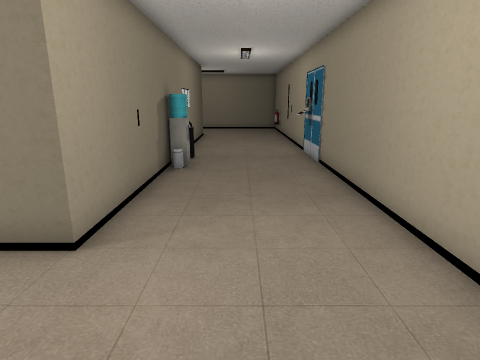
[1] (above)

16 first-person views from a walk through a Unity game level. The camera is 1.3 m above the floor, tilts 14° down and sees 75° across. The floor is counted in squares, 0.56 m on a side. Each view is taken from the middle of a square. On the plan, view 1 faces up. The plan holds only what a view shows up to about 19 squares ahead; the rest is blank. The player character is not drawn. Some animated figures are left out.

[2]
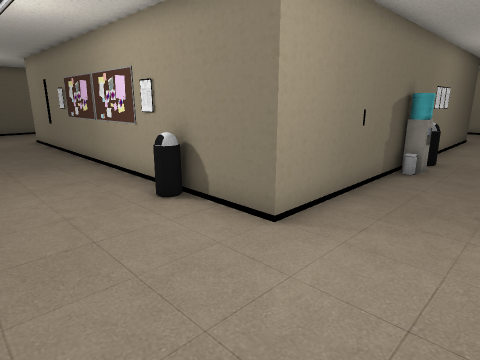

[3]
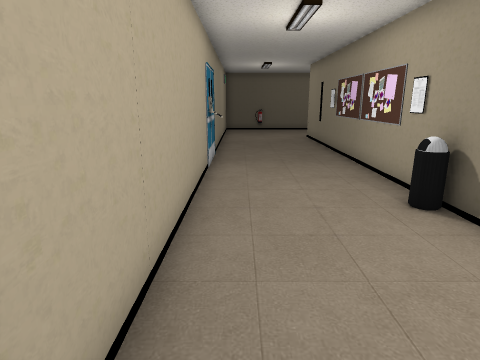

[4]
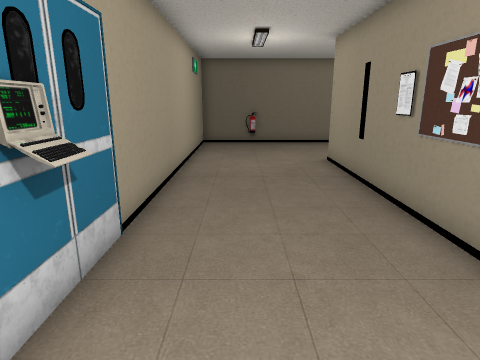

[5]
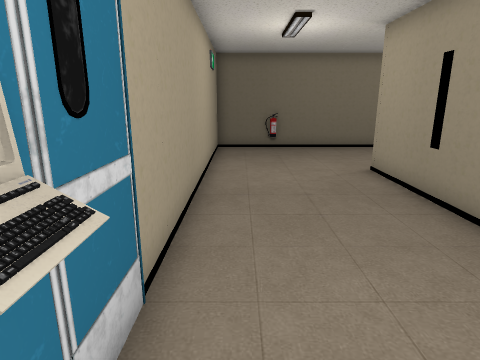

[6]
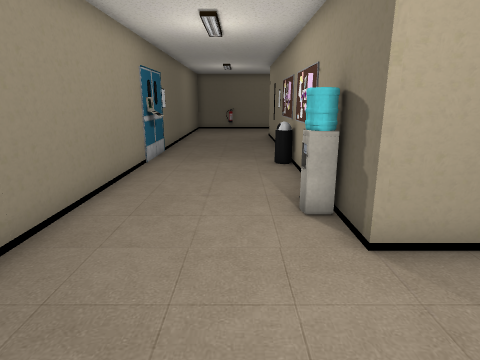

[7]
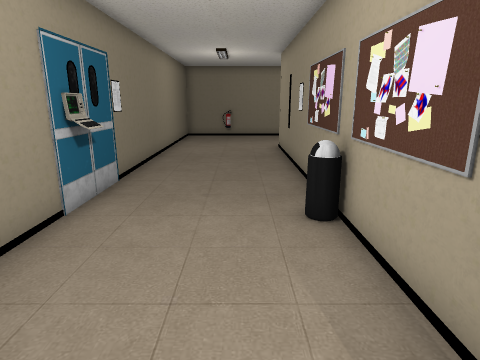

[8]
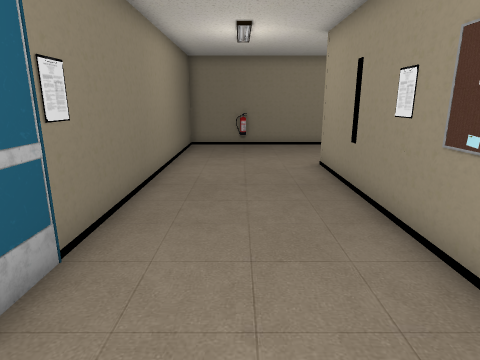

[9]
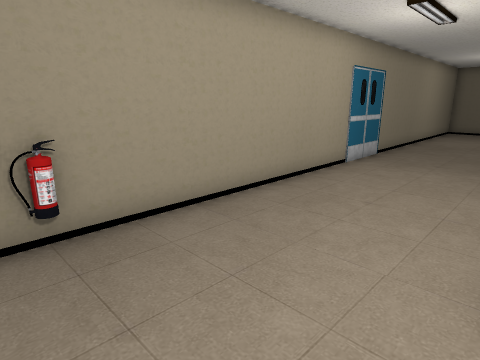

[10]
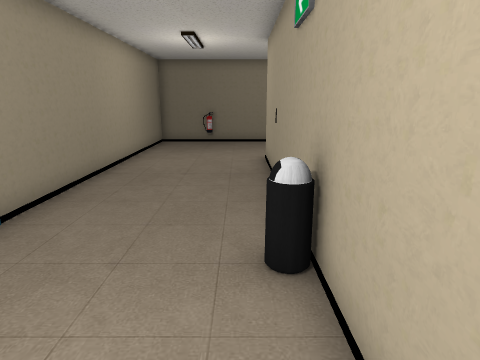

[11]
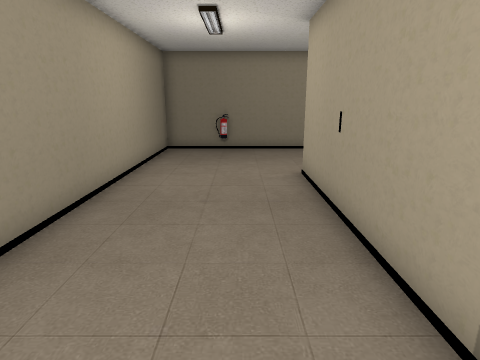

[12]
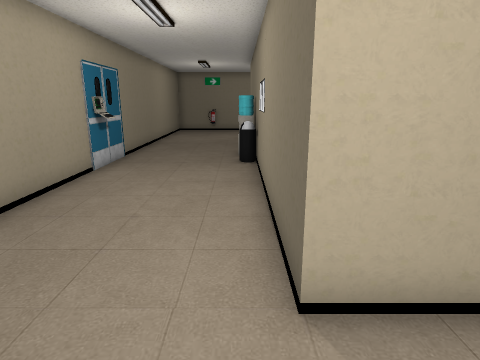

[13]
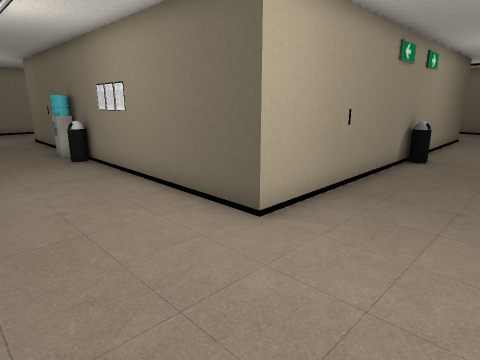

[14]
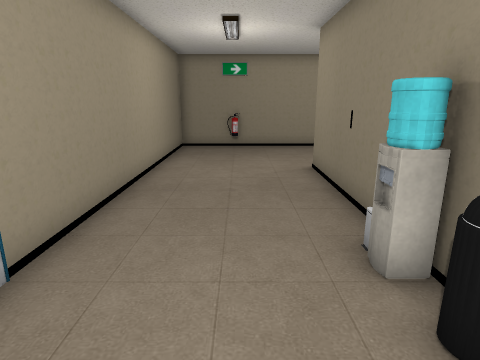

[15]
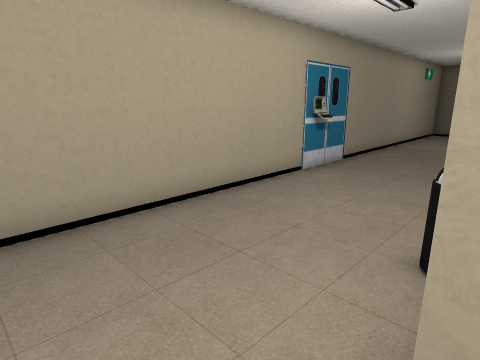

[16]
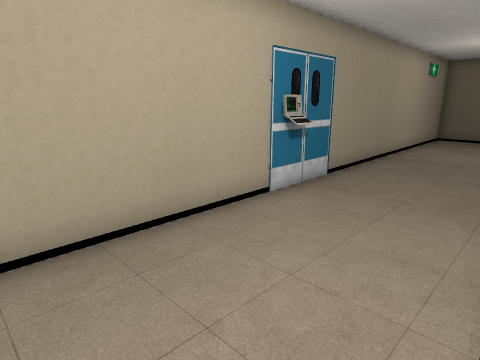

### Floor plan
Points are (right, up) in squares from view 1. A wall is a line through its corners. A room is listed if a view was taken in it or the views show most of it. See-through windows are left out.
Room 1 (views 1, 2, 3, 4, 5, 6, 7, 8, 9, 10, 11, 12, 13, 14, 15, 16)
walls: (-20.9, 7.4) (-20.9, 22.9) (-2.7, 22.9) (-2.7, 4.7) (-20.9, 4.7) (-20.9, 6.5); (3.2, 21.6) (3.2, 28.8) (-26.8, 28.8) (-26.8, -1.2) (3.2, -1.2) (3.2, 19.5)
objects: terminal (-26, 13); other object (-22, 7) to (-21, 7); bin (-22, 12) to (-21, 12); bin (-12, 23) to (-12, 24); bin (-6, 4); other object (-2, 12); bin (-2, 13) to (-2, 14); other object (0, -1); other object (3, 26)

Where each view was taken, in squares from view 1:
view 1: 0 up, 0 right, facing up
view 2: 0 up, 1 right, facing up-left
view 3: 0 up, 1 right, facing left
view 4: 1 up, 8 left, facing left
view 5: 0 up, 10 left, facing left
view 6: 0 up, 23 left, facing up
view 7: 6 up, 23 left, facing up
view 8: 11 up, 24 left, facing up
view 9: 23 up, 25 left, facing up-right
view 10: 24 up, 16 left, facing right
view 11: 25 up, 13 left, facing right
view 12: 26 up, 2 left, facing down
view 13: 27 up, 2 right, facing down-left
view 14: 16 up, 0 right, facing down
view 15: 5 up, 1 left, facing down-left
view 16: 4 up, 4 left, facing down-left
